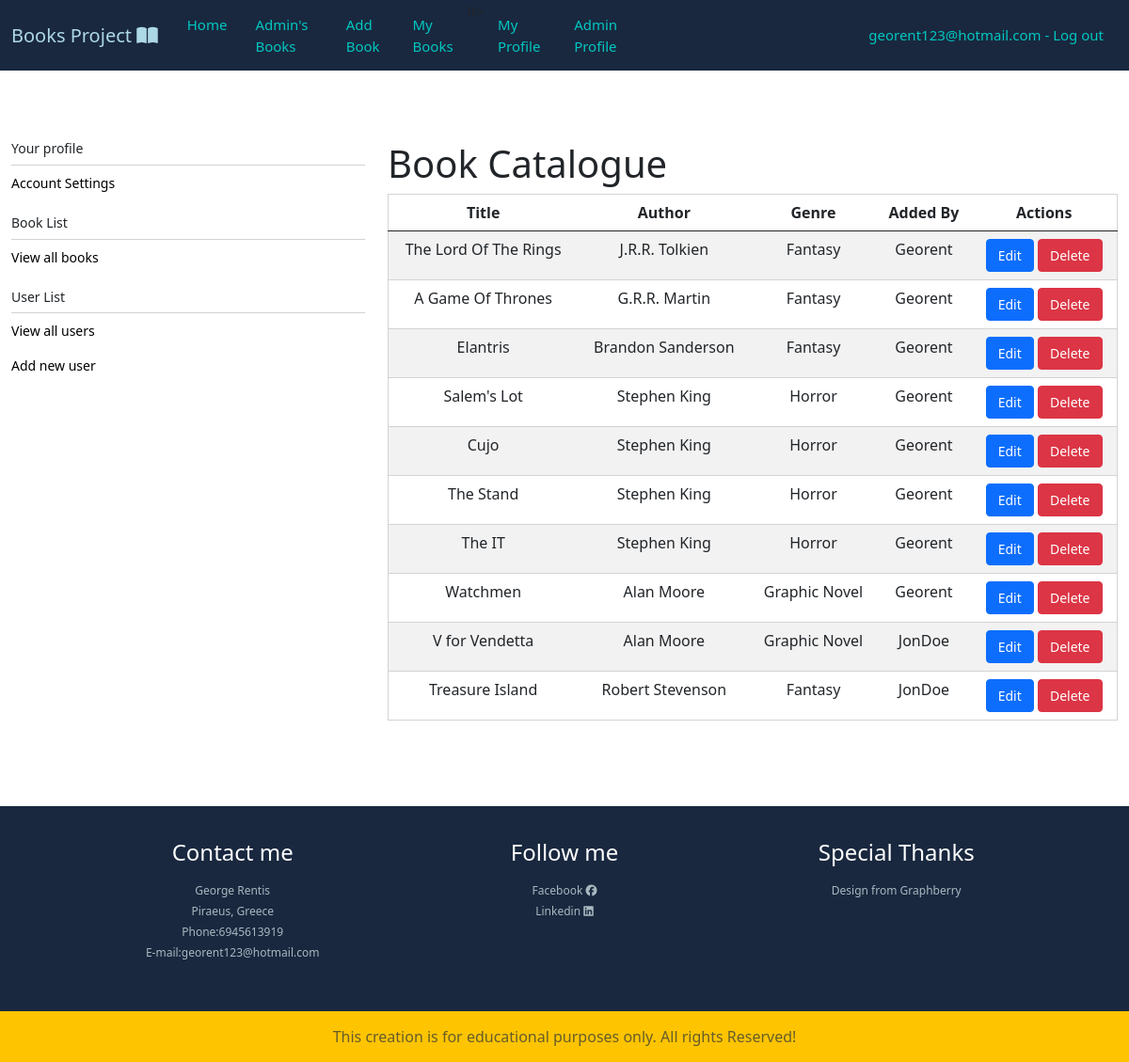
Page /admin/books (signed in) on the committed database.
### models.py (models this page shows, shortened)
class User(UserMixin,db.Model):
    id = db.Column(db.Integer, primary_key = True)
    username = db.Column(db.String(120),index=True,unique=True)
    email = db.Column(db.String(120),index=True,unique=True)
    password_hash = db.Column(db.String(120))
    is_admin = db.Column(db.Boolean,index=False,default=False)
    joined_at = db.Column(db.DateTime(),index=True,default = datetime.utcnow)

class Book(db.Model):
    id = db.Column(db.Integer, primary_key = True)
    title = db.Column(db.String(40),index=True,unique=True)
    author = db.Column(db.String(40),index=True,unique = False)
    rating = db.Column(db.Integer, index = True,unique = False)
    genre = db.Column(db.Integer, index= True, unique = False)
    review = db.Column(db.String(120), index=True, unique= False)
    username = db.Column(db.String(120), index = True, unique=False)

### routes.py (the view)
@app.route("/admin/books")
@login_required
def admin_books():
    if current_user.is_authenticated and current_user.is_admin==True:
        book_list = Book.query.all()
        return render_template('admin_books.html',book_list = book_list)

### routes.py (called while the page is built)
@login_manager.user_loader
def load_user(user_id):
    return User.query.get(int(user_id))

### templates/admin_books.html (shortened to what this page needs)
{% extends 'base.html' %}
{% block content %}
<div class="container-fluid">
    <div class="row admin-menu">
        <div class="col-sm-4" >
          <h5>Your profile</h5>
          <ul class="list-unstyled" style="  border-top: 1px solid lightgray;  line-height: 36px;">
            <li><a href="#" class="profile_links">Account Settings</a></li>
          </ul>
          <h5>Book List</h5>
          <ul class="list-unstyled" style="  border-top: 1px solid lightgray;  line-height: 36px;">
              <li> <a href="#">View all books</a>
              </li>
          </ul>
          <h5>User List</h5>
          <ul class="list-unstyled" style="  border-top: 1px solid lightgray;  line-height: 36px;">
              <li> <a href="#">View all users</a>
              </li>
            <li><a href="#">Add new user</a>
            </li>
          </ul>
    </div>
    <div class="col-sm-8 ">
        <div class="book-list-header">
          <h1 class="book-list-title">Book Catalogue</h1>
        </div>
          <table class="table table-striped">
              <thead>
                <tr>
                  <th scope="col">Title</th>
                  <th scope="col">Author</th>
                  <th scope="col">Genre</th>
                  <th scope="col">Added By</th>
                  <th scope ="col">Actions</th>
                </tr>
              </thead>
              <tbody>
                  {% for book in book_list %}
                <tr>
                  <td>{{book.title}}</td>
                  <td>{{book.author}}</td>
                  <td>{{book.genre}}</td>
                  <td> {{book.username}}</td>
                  <td> <a class="btn btn-primary" id= "admin-option-btn" href="{{url_for('admin_update',book_id=book.id)}}">Edit</a>
                    <a class="btn btn-danger" id="admin-option-btn" href="#">Delete</a>
                </td>
                </tr>
                {% endfor %}
              </tbody>
            </table>
      </div>
      </div>
      </div>
    {% endblock %}

### templates/nav_bar.html (shortened to what this page needs)
<nav class="navbar navbar-expand-lg navbar-light" id="my_nav">
  <div class="container-fluid">
      <a class="navbar-brand" href="{{url_for('index')}}" id="brand">Books Project <i class="fas fa-book-open"></i>
      </a>
      <div class="collapse navbar-collapse" id="navbarSupportedContent">
        <ul class="navbar-nav ml-auto">
          <li><a class="nav-link active" href="{{url_for('index')}}" id="item">Home</a></li>
          <li> <a class="nav-link" href="{{url_for('books')}}" id="item">Admin's Books</a></li>
          {% if current_user.is_authenticated %}
            <li> <a class="nav-link" href="{{url_for('add_book')}}" id="item">Add Book</a></li>
            <li> <a class="nav-link" href="{{url_for('user_books')}}" id="item">My Books</a></li>
            li> <a class="nav-link" href="#" id="item">My Profile</a></li>
          {% endif %}
          {% if current_user.is_authenticated and current_user.is_admin == True %}
            <li> <a class="nav-link" href="{{url_for('admin')}}" id="item">Admin Profile</a></li>
          {% endif %}
        </ul>
      </div>
      <div class ="collapse navbar-collapse justify-content-end" id="navbarSupportedContent">
        <ul class="navbar-nav ml-auto">
          {% if current_user.is_authenticated %}
            <li>  <a class="nav-link " href="{{url_for('logout')}}" id="item">{{current_user.email}} - Log out</a></li>
          {% else %}
            <li> <a class="nav-link" href="{{url_for('login')}}" id="item">Log In</a></li>
          {% endif %}
        </ul>
      </div>
    </div>
  </nav>
  {% block content %}
  {% endblock %}
  <div class="info container-fluid">
    <div class="row info-row">
        <div class = "col-sm-4 finfo">
            <h4>Contact me</h4>
            <ul>
                <li>George Rentis</li>
                <li>Piraeus, Greece</li>
                <li>Phone:6945613919</li>
                <li>E-mail:georent123@hotmail.com</li>
            </ul>
        </div>
        <div class = "col-sm-4 finfo">
            <h4>Follow me</h4>
            <ul>
                <li><a href="https://www.facebook.com/george.rent.102/"> Facebook  <i class="fab fa-facebook"></i></a></li>
                <li><a href="https://gr.linkedin.com/in/george-rentis-143bb2114"> Linkedin  <i class="fab fa-linkedin"></i></a></li>
            </ul>
        </div>
        <div class = "col-sm-4 finfo">
            <h4>Special Thanks</h4>
            <ul>
                <li>Design from <a href="https://www.graphberry.com/"> Graphberry </a></li>
            </ul>
        </div>
    </div>
</div>
<div class="footer container-fluid">
    <span>This creation is for educational purposes only. All rights Reserved!</span>
</div>

### static/styles.css (style rules this page uses)
.row { margin-top: 75px; }
.footer { background-color: #ffc400; text-align: center; color:#665d2b; padding:15px; }
.info { background-color: #19283f; color:#a8b9c0; }
.finfo { padding-top: 35px; padding-bottom: 35px; text-align: center; }
.info ul li { display:inherit; font-size:12px; line-height: 22px; list-style: none; }
.info ul { padding:0; }
.info a { color:#a8b9c0; text-decoration: none; }
.info h4 { margin-bottom:15px; color:#FFFF; }
.info-row { margin-left: 5%; margin-right: 5%; }
.admin-menu h5 { font-size: 14px; }
.admin-menu a { list-style: none; color:black; font-size:14px; text-decoration: none; }
#admin-option-btn { color:#FFFFFF; }
#my_nav { background-color:#19283f; padding: 0; }
#item { color:#00c7c0; font-size: 15px; padding:15px; }
#brand { color:#ADD8E6 }
.table { background:#FFFF; border: 1px solid lightgray; }
th,td { text-align:center }
.book-list-header { display:inline-block; }
.book-list-title { display:inline-block; }

### rows in the picture
User: email "georent123@hotmail.com"
Book: title "The Lord Of The Rings", author "J.R.R. Tolkien", genre "Fantasy", username "Georent"
Book: title "A Game Of Thrones", author "G.R.R. Martin", genre "Fantasy", username "Georent"
Book: title "Elantris", author "Brandon Sanderson", genre "Fantasy", username "Georent"
Book: title "Salem's Lot", author "Stephen King", genre "Horror", username "Georent"
Book: title "Cujo", author "Stephen King", genre "Horror", username "Georent"
Book: title "The Stand", author "Stephen King", genre "Horror", username "Georent"
Book: title "The IT", author "Stephen King", genre "Horror", username "Georent"
Book: title "Watchmen", author "Alan Moore", genre "Graphic Novel", username "Georent"
Book: title "V for Vendetta", author "Alan Moore", genre "Graphic Novel", username "JonDoe"
Book: title "Treasure Island", author "Robert Stevenson", genre "Fantasy", username "JonDoe"
